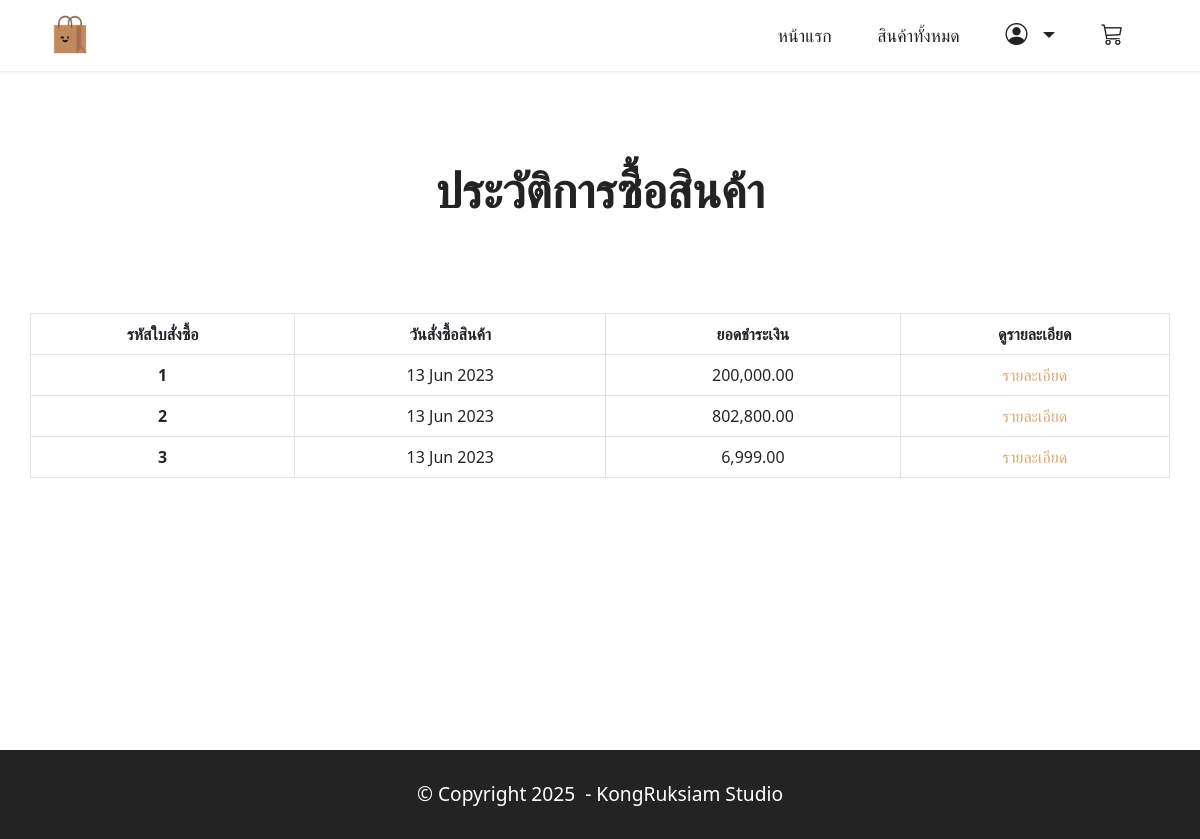
Page /orderHistory (signed in) on the committed database.
### orderapp/models.py (models this page shows)
class Order(models.Model):
    fullname=models.CharField(max_length=255,blank=True)
    phone=models.CharField(max_length=50,blank=True)
    address = models.CharField(max_length=255,blank=True)
    total=models.DecimalField(max_digits=10,decimal_places=2)
    created=models.DateTimeField(auto_now_add=True)
    customer=models.ForeignKey(User,on_delete=models.CASCADE,default=None)

### orderapp/views.py (the view)
# urls.py: path("orderHistory",views.orderHistory),
@login_required(login_url="/login")
def orderHistory(request):
    orders=Order.objects.filter(customer=request.user)
    return render(request,"orderHistory.html",{"orders":orders})

### orderapp/templates/orderHistory.html (shortened to what this page needs)
{% extends "layout.html" %}
{% load humanize %}
{% block content %}
{% if not orders %}
<section class="container my-5">
    <br><br><br><br>
    <div class="text-center">
        <svg xmlns="http://www.w3.org/2000/svg" class="img-fluid" style="width: 200px; height: 200px; margin-left: auto; margin-right: auto" fill="currentColor" class="bi bi-clock-history" viewBox="0 0 16 16">
            <path d="M8.515 1.019A7 7 0 0 0 8 1V0a8 8 0 0 1 .589.022l-.074.997zm2.004.45a7.003 7.003 0 0 0-.985-.299l.219-.976c.383.086.76.2 1.126.342l-.36.933zm1.37.71a7.01 7.01 0 0 0-.439-.27l.493-.87a8.025 8.025 0 0 1 .979.654l-.615.789a6.996 6.996 0 0 0-.418-.302zm1.834 1.79a6.99 6.99 0 0 0-.653-.796l.724-.69c.27.285.52.59.747.91l-.818.576zm.744 1.352a7.08 7.08 0 0 0-.214-.468l.893-.45a7.976 7.976 0 0 1 .45 1.088l-.95.313a7.023 7.023 0 0 0-.179-.483zm.53 2.507a6.991 6.991 0 0 0-.1-1.025l.985-.17c.067.386.106.778.116 1.17l-1 .025zm-.131 1.538c.033-.17.06-.339.081-.51l.993.123a7.957 7.957 0 0 1-.23 1.155l-.964-.267c.046-.165.086-.332.12-.501zm-.952 2.379c.184-.29.346-.594.486-.908l.914.405c-.16.36-.345.706-.555 1.038l-.845-.535zm-.964 1.205c.122-.122.239-.248.35-.378l.758.653a8.073 8.073 0 0 1-.401.432l-.707-.707z"/>
            <path d="M8 1a7 7 0 1 0 4.95 11.95l.707.707A8.001 8.001 0 1 1 8 0v1z"/>
            <path d="M7.5 3a.5.5 0 0 1 .5.5v5.21l3.248 1.856a.5.5 0 0 1-.496.868l-3.5-2A.5.5 0 0 1 7 9V3.5a.5.5 0 0 1 .5-.5z"/>
        </svg>
        <br>
        <h1 class="my-4"><strong>ไม่มีประวัติการซื้อสินค้า</strong></h1>
        <div class="mbr-section-btn pt-3">
            <a href="/" class="btn btn-primary display-4">
                <i class="bi bi-house-door"></i>&nbsp;
                กลับหน้าแรก
            </a>
        </div>
        <br><br>
    </div>
</section>
{% else %}
<section class="content2 cid-tsEQSCqggh my-2" id="content2-2">
    <div class="container my-5">
        <div class="mbr-section-head">
            <h4 class="mbr-section-title mbr-fonts-style align-center mb-0 display-2">
                <strong>ประวัติการซื้อสินค้า</strong>
            </h4>
        </div>
        <div class="row my-5">
            <table class="table text-center table-bordered my-5">
                <thead>
                  <tr>
                    <th scope="col">รหัสใบสั่งซื้อ</th>
                    <th scope="col">วันสั่งซื้อสินค้า</th>
                    <th scope="col">ยอดชำระเงิน</th>
                    <th scope="col">ดูรายละเอียด</th>
                  </tr>
                </thead>
                <tbody>
                    {% for item in orders %}
                    <tr>
                        <th scope="row">{{item.id}}</th>
                        <td>{{item.created | date:"d M Y"}}</td>
                        <td>{{item.total | intcomma}}</td>
                        <td>
                            <a href="{% url 'orderDetail' item.id %}">รายละเอียด</a>
                        </td>
                    </tr>
                    {% endfor %}
                </tbody>
              </table>
        </div>
    </div>
    <br><br><br><br><br><br><br>
</section>
{% endif %}
{% endblock %}

### productsapp/static/assets/theme/css/style.css (style rules this page uses)
section { background-color: #ffffff; }
body { font-style: normal; line-height: 1.5; font-weight: 400; color: #232323; position: relative; }
section, .container, .container-fluid { position: relative; word-wrap: break-word; }
a { font-style: normal; font-weight: 400; cursor: pointer; }
a, a:hover { text-decoration: none; }
.mbr-section-title { font-style: normal; line-height: 1.3; }
h1, h2, h3, h4, h5, h6, .display-1, .display-2, .display-4, .display-5, .display-7, span, p, a { line-height: 1; word-break: break-word; word-wrap: break-word; font-weight: 400; }
b, strong { font-weight: bold; }
section { background-position: 50% 50%; background-repeat: no-repeat; background-size: cover; }
.align-center { text-align: center; }
.row { display: -webkit-flex; -webkit-flex-wrap: wrap; }
html, body { height: auto; min-height: 100vh; }
@media (min-width: 992px) { .container { padding-left: 16px; padding-right: 16px; } }
@media (min-width: 992px) { .row { margin-left: -16px; margin-right: -16px; } }

### productsapp/static/assets/custom/css/custom-style.css (style rules this page uses)
.display-2 { font-size: 3rem; line-height: 1.1; }
a, a:hover { color: #d7a86e; }
body { overflow-x: hidden; }
a { transition: color 0.6s; }
.cid-tsEQSCqggh { padding-top: 3rem; background-color: #ffffff; }
.cid-tsEQSCqggh .mbr-section-title { color: #232323; }

### rows in the picture
Order: id "1", created "13 Jun 2023", total "200,000.00"
Order: id "2", created "13 Jun 2023", total "802,800.00"
Order: id "3", created "13 Jun 2023", total "6,999.00"
